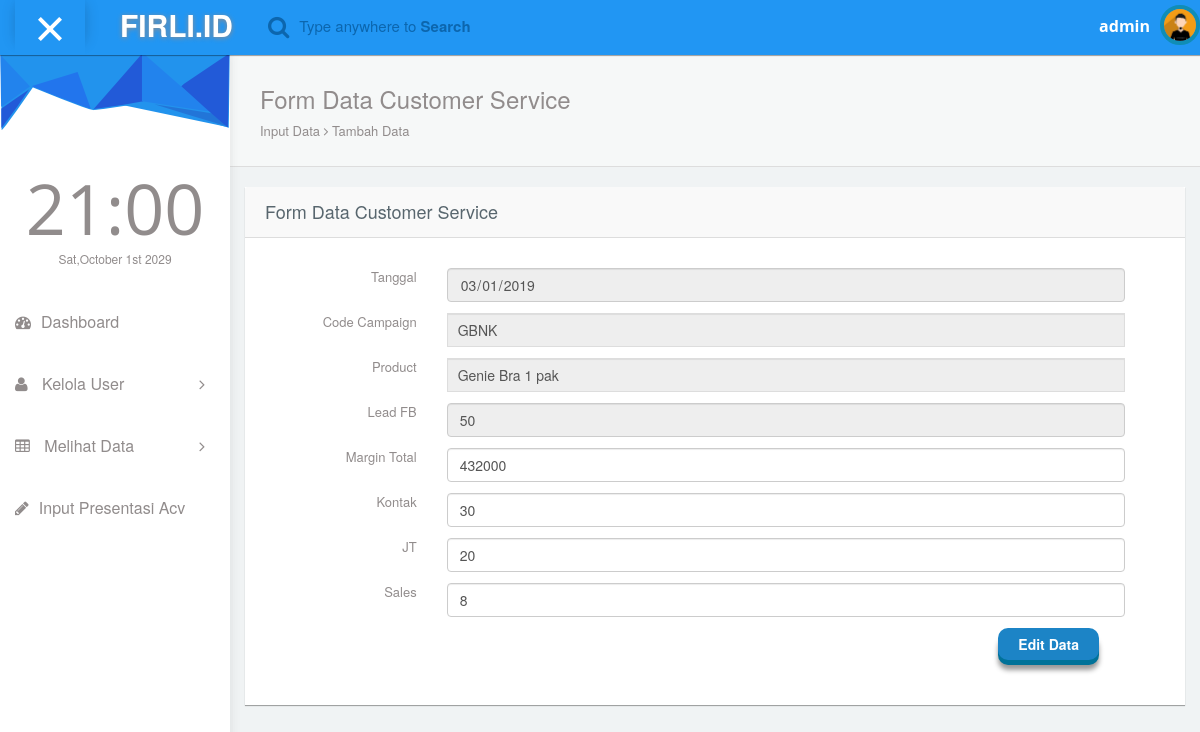
Screenshot of /Owner/form_cs.php?id=4 (signed in) with the database file from the repository.
### tables this page shows
CREATE TABLE `ds_ss_jualan` (
  `id_ss_jualan` bigint(200) NOT NULL,
  `tanggal` date NOT NULL,
  `code_campaign` varchar(200) NOT NULL,
  `product` varchar(200) NOT NULL,
  `adv` varchar(200) DEFAULT NULL,
  `cs` varchar(200) DEFAULT NULL,
  `lead_fb` bigint(20) NOT NULL,
  `add_spent` bigint(200) NOT NULL,
  `margin` bigint(20) NOT NULL,
  `kontak` bigint(15) NOT NULL,
  `janji_transfer` bigint(20) NOT NULL,
  `sales` bigint(20) NOT NULL
);

### Owner/form_cs.php (the view, shortened to what this page needs)
<?php
	include("../Modul Database/koneksi.php");
	include("../Modul Database/databaseprovider.php");
	if(isset($_GET['id'])) {
		$id = $_GET['id'];
	}
?>
<!DOCTYPE html>
<html lang="en">
<head>
  <link rel="stylesheet" type="text/css" href="asset/css/bootstrap.min.css">
  <link rel="stylesheet" type="text/css" href="asset/css/plugins/font-awesome.min.css"/>
  <link rel="stylesheet" type="text/css" href="asset/css/plugins/datatables.bootstrap.min.css"/>
  <link rel="stylesheet" type="text/css" href="asset/css/plugins/animate.min.css"/>
  <link href="asset/css/style.css" rel="stylesheet">
</head>
<body id="mimin" class="dashboard">
        <nav class="navbar navbar-default header navbar-fixed-top">
          <div class="col-md-12 nav-wrapper">
            <div class="navbar-header" style="width:100%;">
              <div class="opener-left-menu is-open">
                <span class="bottom"></span>
              </div>
                <a href="index_own.php" class="navbar-brand">
                 <b>FIRLI.ID</b>
                </a>
              <ul class="nav navbar-nav search-nav">
                <li>
                   <div class="search">
                    <span class="fa fa-search icon-search" style="font-size:23px;"></span>
                    <div class="form-group form-animate-text">
                      <input type="text" class="form-text" required>
                      <label class="label-search">Type anywhere to <b>Search</b> </label>
                    </div>
                  </div>
                </li>
              </ul>
              <ul class="nav navbar-nav navbar-right user-nav">
                <li class="user-name"><span><?php
								if(isset($_SESSION["username"])){
									echo explode("_",$_SESSION["username"])[0];
								}
							?></span></li>
                  <li class="dropdown avatar-dropdown">
                   <img src="asset/img/avatar.jpg" class="img-circle avatar" alt="user name" data-toggle="dropdown" aria-haspopup="true" aria-expanded="true"/>
                </li>
              </ul>
            </div>
          </div>
        </nav>
      <div class="container-fluid mimin-wrapper">
              <div id="left-menu">
              <div class="sub-left-menu scroll">
                <ul class="nav nav-list">
                    <li><div class="left-bg"></div></li>
                    <li class="time">
                      <h1 class="animated fadeInLeft">21:00</h1>
                      <p class="animated fadeInRight">Sat,October 1st 2029</p>
                    </li>
                    <li >
                        <a href="index_own.php">
                           <span class="fa fa-dashboard"></span>Dashboard
                        </a>
                    </li>
                    <li ><a class="tree-toggle nav-header"><span class="fa fa-user"></span> Kelola User<span class="fa-angle-right fa right-arrow text-right"></span> </a>
                    </li>
                    <li ><a class="tree-toggle nav-header"><span class="fa fa-table"></span> Melihat Data<span class="fa-angle-right fa right-arrow text-right"></span> </a>
                    </li>
                    <li >
                        <a href="input_target.php">
                           <span class="fa fa-pencil"></span>Input Presentasi Acv
                        </a>
                    </li>
                  </ul>
                </div>
            </div>
            <div id="content">
                <div class="panel box-shadow-none content-header">
                  <div class="panel-body">
                    <div class="col-md-12">
                        <h3 class="animated fadeInLeft">Form Data Customer Service</h3>
                        <p class="animated fadeInDown">
                          Input Data <span class="fa-angle-right fa"></span> Tambah Data
                        </p>
                    </div>
                  </div>
                </div>
                <div class="form-element">
                  <div class="col-md-12 padding-0">
                    <div class="col-md-12">
                      <div class="panel form-element-padding">
                        <div class="panel-heading">
                         <h4>Form Data Customer Service</h4>
                        </div>
                         <div class="panel-body" style="padding-bottom:30px;">
                          <div class="col-md-12">
						   <form onkeypress="return event.keyCode != 13;" method="POST">
								<?php
									$query = mysqli_query($conn,"SELECT * FROM ds_ss_jualan where id_ss_jualan='$id'");
									$data = mysqli_fetch_array($query);
								?>
								<div class="form-group">
								<label class="col-sm-2 control-label text-right">Tanggal</label>
								  <div class="col-sm-10">
										   <input disabled value="<?php echo "$data[tanggal]"; ?>" class="form-control datepicker" type="date" name="dateData"/>
								  </div>
								</div>
								<div class="form-group"><label class="col-sm-2 control-label text-right">Code Campaign</label>
								  <div  class="col-sm-10"><input disabled  value="<?php echo "$data[code_campaign]"; ?>" name="code campaign" type="text" class="form-control" placeholder="Code Campaign"></div>
								</div>
								<div class="form-group"><label class="col-sm-2 control-label text-right">Product</label>
								  <div  class="col-sm-10"><input disabled value="<?php echo "$data[product]"; ?>" name="product" type="text" class="form-control" placeholder="Product"></div>
								</div>
								<div class="form-group"><label class="col-sm-2 control-label text-right">Lead FB</label>
								  <div class="col-sm-10"><input disabled value="<?php echo "$data[lead_fb]"; ?>" name="lead_fb" type="number" class="form-control" placeholder="Lead FB"></div>
								</div>
								<div class="form-group"><label class="col-sm-2 control-label text-right">Margin Total</label>
								  <div class="col-sm-10"><input required value="<?php echo "$data[margin]"; ?>" name="margin" type="number" class="form-control" placeholder="Kontak"></div>
								</div>
								<div class="form-group"><label class="col-sm-2 control-label text-right">Kontak</label>
								  <div class="col-sm-10"><input required value="<?php echo "$data[kontak]"; ?>" name="kontak" type="number" class="form-control" placeholder="Kontak"></div>
								</div>
								<div class="form-group"><label class="col-sm-2 control-label text-right">JT</label>
								  <div class="col-sm-10"><input required value="<?php echo "$data[janji_transfer]"; ?>" name="jt" type="number" class="form-control" placeholder="Janji Transfer"></div>
								</div>
								<div class="form-group"><label class="col-sm-2 control-label text-right">Sales</label>
								  <div class="col-sm-10"><input required value="<?php echo "$data[sales]"; ?>" name="sales" type="number" class="form-control" placeholder="Sales"></div>
								</div>
								<div class="panel-body">
									<div class="col-sm-10"></div>
									<input type="Submit" class=" btn btn-3d btn-primary" value="<?php echo $edit=""?'Tambah Data':'Edit Data';  ?>" name="Submit"/>
								</div>
						  </form>
                          </div>
                        </div>
                      </div>
                    </div>
              </div>
            </div>
      </div>
</body>
</html>

### rows the page displays
ds_ss_jualan: dateData "03/01/2019", code_campaign "GBNK", product "Genie Bra 1 pak", lead_fb "50", margin "432000", kontak "30", jt "20", sales "8"

### other values shown
explode("_",$_SESSION["username"])[0] "admin"
